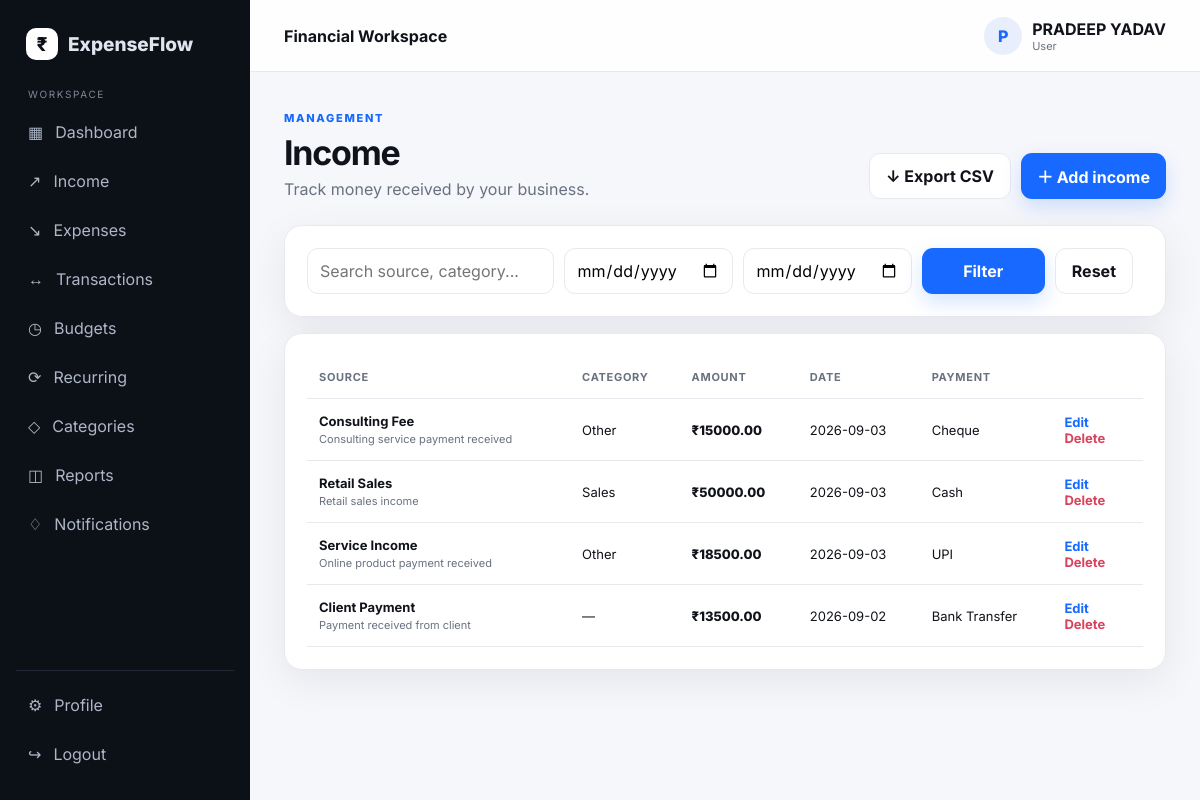
Screenshot of /income (signed in) with the database file from the repository.
### tables this page shows
CREATE TABLE users(
      id INTEGER PRIMARY KEY AUTOINCREMENT, name TEXT NOT NULL,
      email TEXT UNIQUE NOT NULL, password TEXT NOT NULL,
      role TEXT NOT NULL DEFAULT 'user', active INTEGER NOT NULL DEFAULT 1,
      created_at TEXT NOT NULL);

CREATE TABLE income(
      id INTEGER PRIMARY KEY AUTOINCREMENT, user_id INTEGER NOT NULL,
      source TEXT NOT NULL, category TEXT, amount REAL NOT NULL CHECK(amount>0),
      income_date TEXT NOT NULL, payment_method TEXT, description TEXT,
      created_at TEXT NOT NULL, FOREIGN KEY(user_id) REFERENCES users(id) ON DELETE CASCADE);

### app.py (the view)
@app.route('/income')
@login_required
def income():
    uid=session['user_id']; q=request.args.get('search','').strip(); start=request.args.get('start_date',''); end=request.args.get('end_date',''); c=db(); sql='SELECT * FROM income WHERE user_id=?'; p=[uid]
    if q: sql+=' AND (source LIKE ? OR category LIKE ? OR description LIKE ?)'; v=f'%{q}%'; p += [v,v,v]
    if start: sql+=' AND income_date>=?'; p.append(start)
    if end: sql+=' AND income_date<=?'; p.append(end)
    rows=c.execute(sql+' ORDER BY income_date DESC,id DESC',p).fetchall(); c.close(); return render_template('income.html',rows=rows,search=q,start=start,end=end)

### app.py (called while the page is built)
def db():
    c = sqlite3.connect(DATABASE)
    c.row_factory = sqlite3.Row
    c.execute('PRAGMA foreign_keys = ON')
    return c

def login_required(f):
    @wraps(f)
    def w(*a,**kw):
        if not session.get('user_id'): flash('Please sign in first.','warning'); return redirect(url_for('home'))
        c=db(); u=c.execute('SELECT * FROM users WHERE id=?',(session['user_id'],)).fetchone(); c.close()
        if not u or not u['active']: session.clear(); flash('Your account is inactive.','danger'); return redirect(url_for('home'))
        return f(*a,**kw)
    return w

def current_user():
    if not session.get('user_id'): return None
    c=db(); u=c.execute('SELECT id,name,email,role,active,created_at FROM users WHERE id=?',(session['user_id'],)).fetchone(); c.close(); return u

@app.context_processor
def inject():
    unread=0
    if session.get('user_id'):
        c=db(); unread=c.execute('SELECT COUNT(*) n FROM notifications WHERE user_id=? AND is_read=0',(session['user_id'],)).fetchone()['n']; c.close()
    return {'current_user':current_user(),'unread_notifications':unread,'year':datetime.now().year}

### templates/income.html
{% extends 'base.html' %}{% block title %}Income — ExpenseFlow{% endblock %}{% block content %}<div class="page-head reveal"><div><span class="eyebrow">MANAGEMENT</span><h1>Income</h1><p>Track money received by your business.</p></div><div class="quick"><a class="outline" href="{{url_for('export',kind='income')}}">↓ Export CSV</a><a class="primary" href="{{url_for('add_income')}}">＋ Add income</a></div></div><div class="panel reveal"><form class="filters"><input name="search" value="{{search}}" placeholder="Search source, category..."><input type="date" name="start_date" value="{{start}}"><input type="date" name="end_date" value="{{end}}"><button class="primary">Filter</button><a class="outline" href="{{url_for('income')}}">Reset</a></form></div><div class="panel reveal"><div class="table-wrap"><table><thead><tr><th>Source</th><th>Category</th><th>Amount</th><th>Date</th><th>Payment</th><th></th></tr></thead><tbody>{% for r in rows %}<tr><td><b>{{r.source}}</b><small>{{r.description or '—'}}</small></td><td>{{r.category or '—'}}</td><td class="money">₹{{'%.2f'|format(r.amount)}}</td><td>{{r.income_date}}</td><td>{{r.payment_method or '—'}}</td><td class="actions"><a href="{{url_for('edit_income',item_id=r.id)}}">Edit</a><form method="post" action="{{url_for('delete_income',item_id=r.id)}}" onsubmit="return confirm('Delete this income?')"><button>Delete</button></form></td></tr>{% else %}<tr><td colspan="6" class="empty">No income records yet.</td></tr>{% endfor %}</tbody></table></div></div>{% endblock %}

### templates/base.html (shortened to what this page needs)
<!doctype html>
<html lang="en">
<head>
    <link rel="stylesheet" href="{{url_for('static',filename='style.css')}}">
</head>
<body>
    <div class="app-shell">
        <aside class="sidebar" id="sidebar"><a class="brand"
                href="{{url_for('admin_dashboard' if session.get('role')=='admin' else 'dashboard')}}"><span
                    class="brand-mark">₹</span><span>ExpenseFlow</span></a>
            <div class="side-label">{{'ADMIN CONSOLE' if session.get('role')=='admin' else 'WORKSPACE'}}</div>
            <nav>
                {% if session.get('role')=='admin' %}<a href="{{url_for('admin_dashboard')}}">▦
                    <span>Dashboard</span></a><a href="{{url_for('admin_users')}}">♙ <span>Users</span></a><a
                    href="{{url_for('admin_transactions')}}">↔ <span>Transactions</span></a><a
                    href="{{url_for('admin_reports')}}">◫ <span>Reports</span></a><a href="{{url_for('admin_logs')}}">◌
                    <span>Activity Logs</span></a>
                {% else %}<a href="{{url_for('dashboard')}}">▦ <span>Dashboard</span></a><a
                    href="{{url_for('income')}}">↗ <span>Income</span></a><a href="{{url_for('expenses')}}">↘
                    <span>Expenses</span></a><a href="{{url_for('transactions')}}">↔ <span>Transactions</span></a><a
                    href="{{url_for('budgets')}}">◷ <span>Budgets</span></a><a href="{{url_for('recurring')}}">⟳
                    <span>Recurring</span></a><a href="{{url_for('categories')}}">◇ <span>Categories</span></a><a
                    href="{{url_for('reports')}}">◫ <span>Reports</span></a><a href="{{url_for('notifications')}}">♢
                    <span>Notifications </span></a>{% endif %}</nav>
            <div class="side-bottom"><a href="{{url_for('profile')}}">⚙ <span>Profile</span></a><a
                    href="{{url_for('logout')}}">↪ <span>Logout</span></a></div>
        </aside>
        <main class="main">
            <header class="topbar"><button class="icon-btn mobile-only" id="menuBtn">☰</button>
                <div class="top-title">{{'Admin Console' if session.get('role')=='admin' else 'Financial Workspace'}}
                </div>
                <div class="top-user">
                    <div class="avatar">{{(session.get('user_name','U')[0]).upper()}}</div>
                    <div>
                        <strong>{{session.get('user_name','User')}}</strong><small>{{session.get('role','user')|capitalize}}</small>
                    </div>
                </div>
            </header>
            <div class="content">
                    {% block content %}{% endblock %}
            </div>
        </main>
    </div>
</body>
</html>

### static/style.css (style rules this page uses)
:root { --bg: #f6f7fb; --panel: #fff; --text: #10131a; --muted: #697180; --line: #e7e9ee; --accent: #1769ff; --accent2: #0d49c7; --danger: #d9415d; --shadow: 0 12px 40px rgba(16, 19, 26, .07); --radius: 18px }
* { box-sizing: border-box }
html { scroll-behavior: smooth }
body { margin: 0; font-family: Inter, system-ui, sans-serif; background: var(--bg); color: var(--text) }
a { text-decoration: none; color: inherit }
button, input, select, textarea { font: inherit }
button { cursor: pointer }
.app-shell { display: flex; min-height: 100vh }
.sidebar { width: 250px; background: #0c1017; color: #dfe5ef; padding: 24px 16px; position: fixed; inset: 0 auto 0 0; display: flex; flex-direction: column; z-index: 20 }
.brand { display: flex; align-items: center; gap: 10px; font-size: 19px; font-weight: 800; padding: 4px 10px 28px }
.brand-mark { width: 32px; height: 32px; border-radius: 10px; background: #fff; color: #0c1017; display: grid; place-items: center; font-weight: 800 }
.side-label { font-size: 10px; letter-spacing: 1.6px; color: #7e8796; padding: 0 12px 10px }
.sidebar nav, .side-bottom { display: grid; gap: 5px }
.sidebar nav a, .side-bottom a { padding: 12px; border-radius: 11px; color: #aeb7c7; display: flex; gap: 12px; align-items: center; transition: .2s }
.side-bottom { margin-top: auto; border-top: 1px solid #222936; padding-top: 12px }
.main { margin-left: 250px; min-width: 0; flex: 1 }
.topbar { height: 72px; background: rgba(255, 255, 255, .86); backdrop-filter: blur(14px); border-bottom: 1px solid var(--line); display: flex; align-items: center; padding: 0 34px; position: sticky; top: 0; z-index: 10 }
.top-title { font-weight: 700 }
.top-user { margin-left: auto; display: flex; gap: 10px; align-items: center }
.top-user small { display: block; color: var(--muted); font-size: 11px }
.avatar { width: 38px; height: 38px; border-radius: 50%; background: #e9eefc; display: grid; place-items: center; font-weight: 800; color: #1769ff }
.content { max-width: 1400px; margin: auto; padding: 34px }
.page-head { display: flex; justify-content: space-between; gap: 20px; align-items: end; margin-bottom: 26px }
.eyebrow { font-size: 11px; letter-spacing: 1.7px; font-weight: 800; color: #1769ff }
.page-head h1 { font-size: 34px; letter-spacing: -1.2px; margin: 6px 0 }
.page-head p, .panel-head p, .form-card>p { color: var(--muted); margin: 0 }
.quick { display: flex; gap: 10px; flex-wrap: wrap }
.primary, .outline, .danger-link { border: 0; border-radius: 11px; padding: 11px 16px; font-weight: 700; display: inline-flex; align-items: center; justify-content: center; gap: 8px; transition: transform .2s, box-shadow .2s, background .2s }
.primary { background: var(--accent); color: #fff; box-shadow: 0 8px 20px rgba(23, 105, 255, .18) }
.outline { background: #fff; border: 1px solid var(--line); color: var(--text) }
.stat, .panel { background: var(--panel); border: 1px solid var(--line); border-radius: var(--radius); box-shadow: var(--shadow) }
.panel { padding: 22px; margin-bottom: 16px }
.mini-row small, .table-wrap td small { display: block; color: var(--muted); font-size: 11px; margin-top: 3px }
.money { font-weight: 800 }
.filters { display: grid; grid-template-columns: 2fr 1fr 1fr 1fr auto auto; gap: 10px }
.filters input, .filters select, .form-grid input, .form-grid select, .form-grid textarea, .auth-panel input, .password input { width: 100%; border: 1px solid var(--line); background: #fff; border-radius: 11px; padding: 11px 12px; outline: none; transition: .2s }
.table-wrap { overflow: auto }
table { width: 100%; border-collapse: collapse; min-width: 720px }
th, td { text-align: left; padding: 14px 12px; border-bottom: 1px solid var(--line); font-size: 13px }
th { font-size: 11px; text-transform: uppercase; letter-spacing: .7px; color: var(--muted) }
.actions { white-space: nowrap }
.actions a, .actions button { background: none; border: 0; color: var(--accent); font-weight: 700; padding: 0; margin-right: 10px }
.actions button { color: var(--danger) }
.reveal { animation: fadeUp .5s both }
.reveal:nth-child(2) { animation-delay: .04s }
.reveal:nth-child(3) { animation-delay: .08s }

### rows the page displays
users: get "PRADEEP YADAV", get "User"
income: source "Consulting Fee", description "Consulting service payment received", category "Other", amount "15000.00", income_date "2026-09-03", payment_method "Cheque"
income: source "Retail Sales", description "Retail sales income", category "Sales", amount "50000.00", income_date "2026-09-03", payment_method "Cash"
income: source "Service Income", description "Online product payment received", category "Other", amount "18500.00", income_date "2026-09-03", payment_method "UPI"
income: source "Client Payment", description "Payment received from client", category "—", amount "13500.00", income_date "2026-09-02", payment_method "Bank Transfer"

### other values shown
{{ 'ADMIN CONSOLE' if session.get('role')=='admin' else 'WORKSPACE' }} "WORKSPACE"
{{ (session.get('user_name','U')[0]).upper() }} "P"
